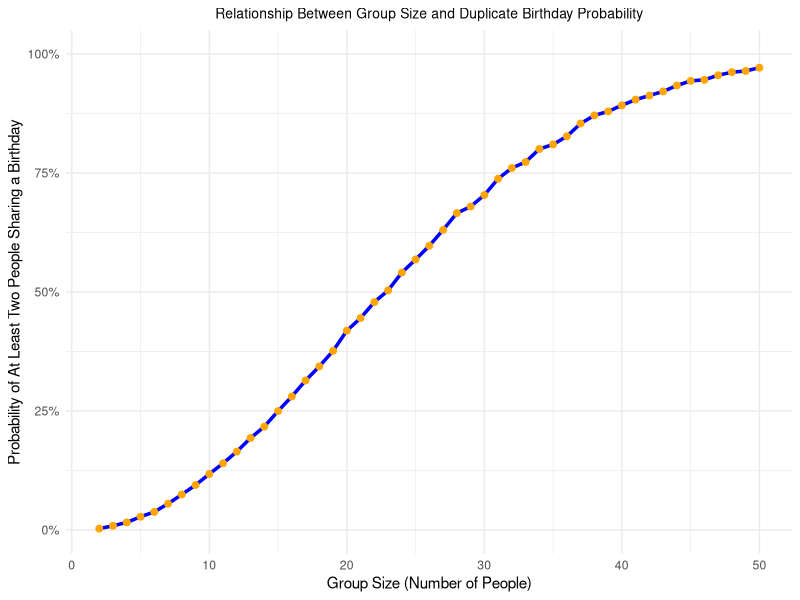

Write the R code that produced this figure.
## ---- chunk 1
library(tidyverse)
theme_set(theme_minimal() + theme(legend.position = "bottom"))  
options(
  ggplot2.continuous.colour = "viridis",
  ggplot2.continuous.fill = "viridis"
)
scale_colour_discrete = scale_color_viridis_d
scale_fill_discrete = scale_fill_viridis_d
knitr::opts_chunk$set(
  echo = TRUE,
  warning = FALSE,
  fig.width = 6,
  fig.asp = .6,
  out.width = "90%"
)
## ---- chunk 2
birthday_sim = function(n_room) {
  birthdays = sample(1:365, n_room, replace = TRUE)
  rep_birthday = length(unique(birthdays)) < n_room
  rep_birthday
}
## ---- chunk 3
group_sizes = 2:50
n_simulations = 10000

birthday_prob = 
  tibble(group_size = group_sizes) |> 
  mutate(
    simulation_results = map(group_size, ~replicate(n_simulations, birthday_sim(.x))),
    prob_duplicate = map_dbl(simulation_results, mean)
  ) |> 
  select(group_size, prob_duplicate)
## ---- chunk 4
birthday_plot = 
  birthday_prob |> 
  ggplot(aes(x = group_size, y = prob_duplicate)) +
  geom_line(linewidth = 1.2, color = "blue") +  
  geom_point(size = 2, color = "orange") +       
  labs(
    x = "Group Size (Number of People)",
    y = "Probability of At Least Two People Sharing a Birthday",
    title = "Relationship Between Group Size and Duplicate Birthday Probability",
  ) +
  scale_y_continuous(labels = scales::percent_format(), limits = c(0, 1)) +  
  theme(plot.title = element_text(hjust = 0.5, size = 10))

print(birthday_plot)
